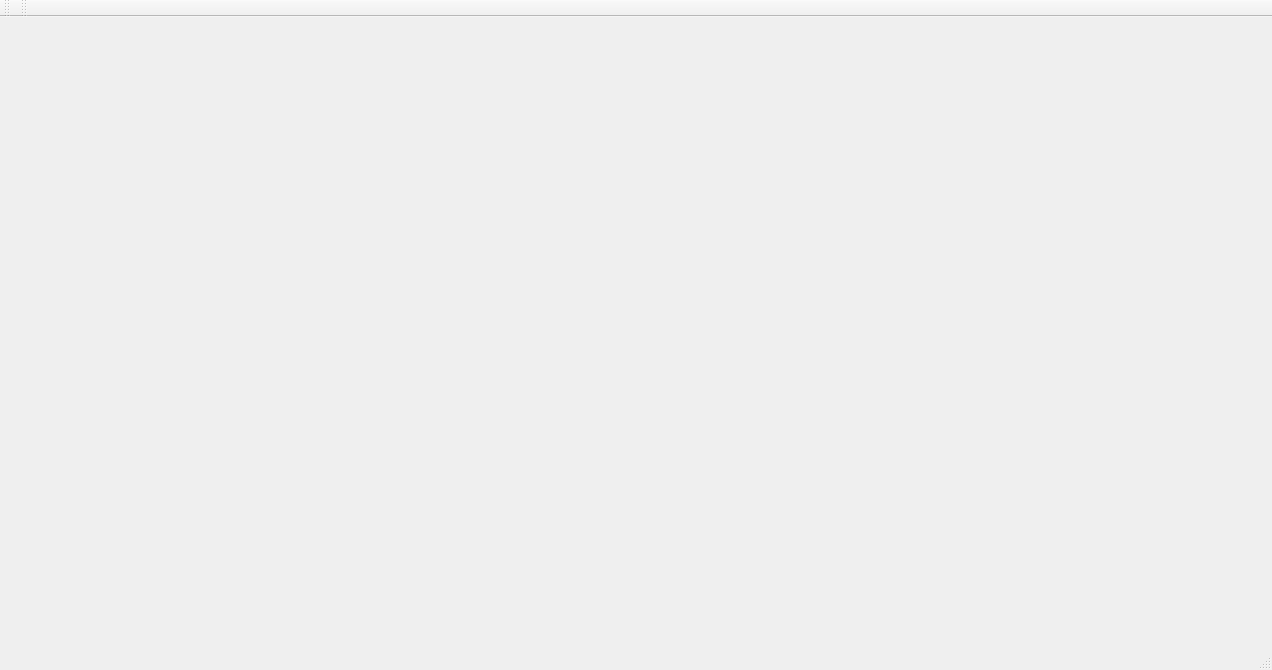
<?xml version="1.0" encoding="UTF-8"?>
<ui version="4.0">
 <class>MainWindow</class>
 <widget class="QMainWindow" name="MainWindow">
  <property name="geometry">
   <rect>
    <x>0</x>
    <y>0</y>
    <width>1272</width>
    <height>670</height>
   </rect>
  </property>
  <property name="windowTitle">
   <string>MainWindow</string>
  </property>
  <widget class="QWidget" name="centralWidget">
   <widget class="QLabel" name="videoLabel">
    <property name="geometry">
     <rect>
      <x>36</x>
      <y>-12</y>
      <width>1200</width>
      <height>600</height>
     </rect>
    </property>
    <property name="minimumSize">
     <size>
      <width>80</width>
      <height>80</height>
     </size>
    </property>
    <property name="autoFillBackground">
     <bool>true</bool>
    </property>
    <property name="text">
     <string/>
    </property>
   </widget>
  </widget>
  <widget class="QMenuBar" name="menuBar">
   <property name="geometry">
    <rect>
     <x>0</x>
     <y>0</y>
     <width>1272</width>
     <height>19</height>
    </rect>
   </property>
  </widget>
  <widget class="QToolBar" name="mainToolBar">
   <attribute name="toolBarArea">
    <enum>TopToolBarArea</enum>
   </attribute>
   <attribute name="toolBarBreak">
    <bool>false</bool>
   </attribute>
  </widget>
  <widget class="QStatusBar" name="statusBar"/>
  <widget class="QToolBar" name="toolBar">
   <property name="windowTitle">
    <string>toolBar</string>
   </property>
   <attribute name="toolBarArea">
    <enum>TopToolBarArea</enum>
   </attribute>
   <attribute name="toolBarBreak">
    <bool>false</bool>
   </attribute>
  </widget>
 </widget>
 <layoutdefault spacing="6" margin="11"/>
 <resources/>
 <connections/>
</ui>
